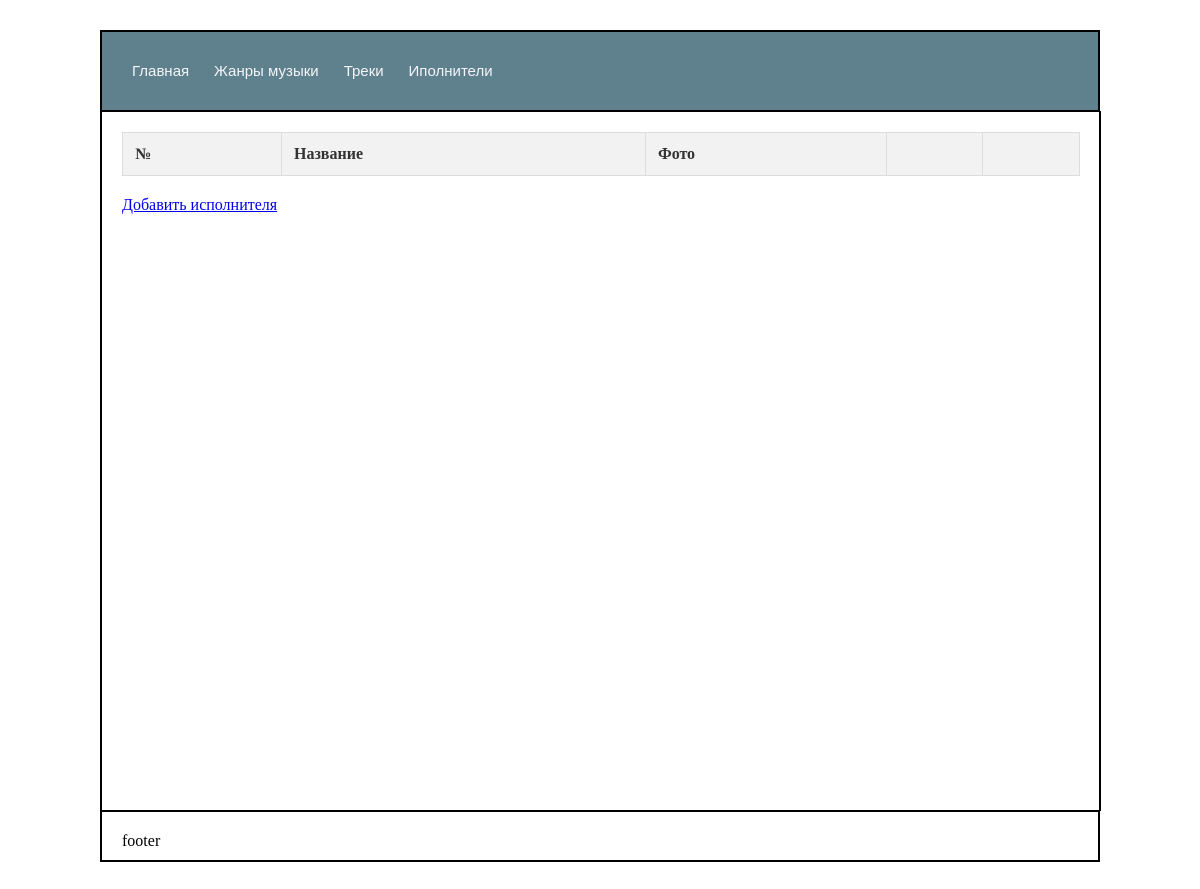
Page /artists/ on the earlier database version.
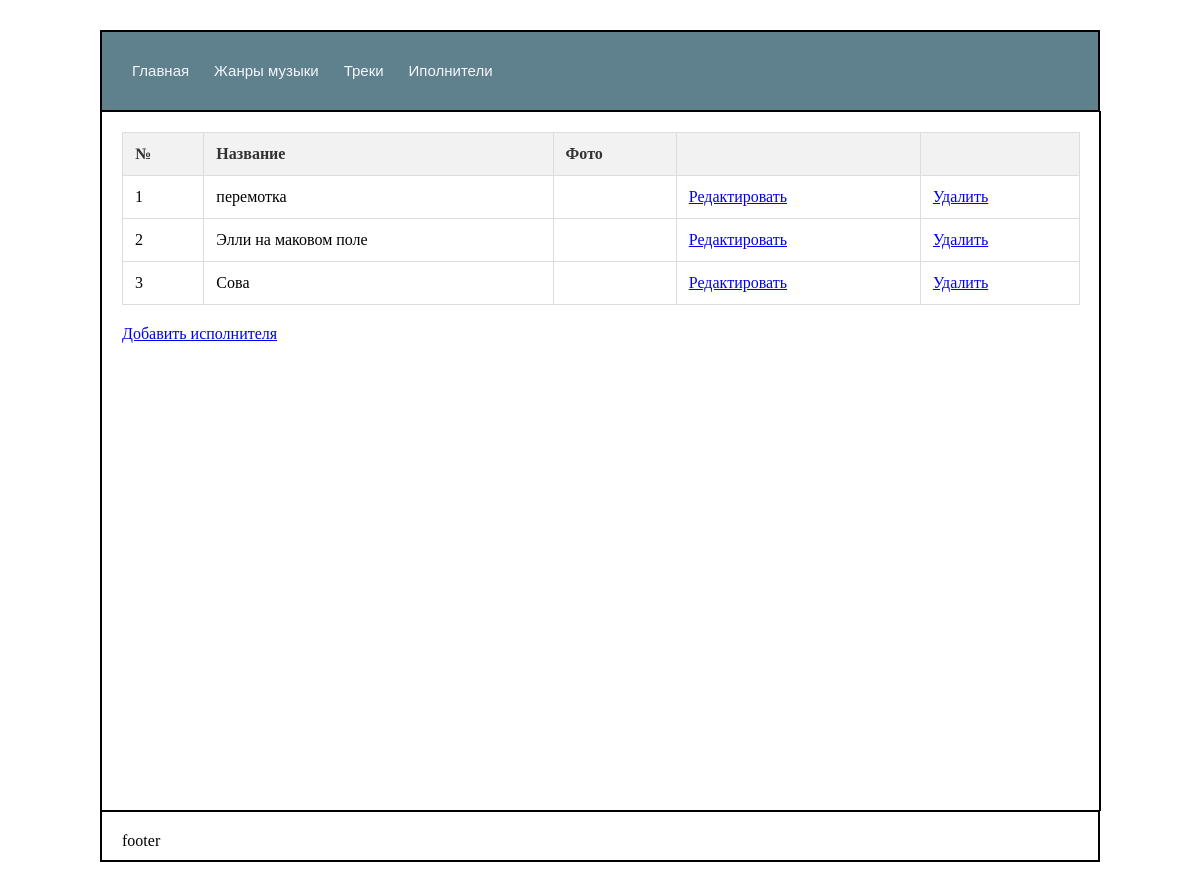
Same page on the later database version.
### main/models.py (models this page shows, shortened)
class Artist (models.Model):
    name = models.CharField(max_length=500, unique=True)
    image = models.ImageField(upload_to='artists/', null=True)

### main/views.py (the view)
# urls.py: path('artists/', views.artists),
def artists(request):
    a = Artist.objects.all()
    return render(request, 'artists.html', {'artists': a})

### main/templates/artists.html (shortened to what this page needs)
{% extends "base.html" %}
{% block content %}
    <table>
         <thead>
            <tr>
                <th>№</th>
                <th>Название</th>
                <th>Фото</th>
                <th></th>
                <th></th>
            </tr>
         </thead>
          <tbody>
            {% for a in artists %}
                <tr>
                    <td>{{a.id}}</td>
                    <td>{{a.name}}</td>
                    <td><img class="artist_logo" src="/media/{{a.image}}" alt=""></td>
                    <td><a href=/editartist/{{a.id}}>Редактировать</a></td>
                    <td><a href="/deleteartist/{{a.id}}">Удалить</a></td>
                </tr>
            {% endfor %}
          </tbody>
    </table>
    <a href="/add_artist">Добавить исполнителя</a>
{% endblock content %}

### main/templates/base.html (shortened to what this page needs)
<!DOCTYPE html>
{% load static %}
<html lang="en">
<head>
	<link rel="stylesheet" href="{% static 'styles.css' %}" />
</head>
<body>
    <div id="wrapper">
	<div id="header">
		<div id="menu">
			<a href="/" {% if page == 'main' %} class="active" {% endif %}>Главная</a>
			<a href="/genres" {% if page == 'genres' %} class="active" {% endif %}>Жанры музыки</a>
            <a href="/tracks" {% if page == 'tracks' %} class="active" {% endif %}>Треки</a>
			<a href="/artists" {% if page == 'artists' %} class="active" {% endif %}>Иполнители</a>
		</div>
	</div>
	<div id="content">
        <div class="e">{% block content%}{% endblock content %}</div>
    </div>
	<div id="footer">
		footer
	</div>
</div>
</body>
</html>

### main/static/styles.css (style rules this page uses)
* { box-sizing: border-box; }
#wrapper { width: 1000px; margin: 30px auto; border: 1px solid black; }
#header { height: 80px; padding: 20px; border: 1px solid black; background-color: #5f808d; }
#content { display: flex; width: 1000px; height: 700px; padding: 20px; border: 1px solid black; }
#footer { height: 50px; padding: 20px; border: 1px solid black; }
#menu { display: flex; }
#menu a { margin-right: 5px; padding: 10px; font: 15px Arial; text-decoration: none; color: #F5F6FA; background-color: #5f808d; }
.e { width: 100%; }
table { width: 100%; border-collapse: collapse; margin-bottom: 20px; }
table th, table td { border: 1px solid #ddd; padding: 12px; text-align: left; }
table th { background-color: #f2f2f2; color: #333; }

Differences in the rows shown:
added Artist: id "1", name "перемотка"
added Artist: id "2", name "Элли на маковом поле"
added Artist: id "3", name "Сова"
